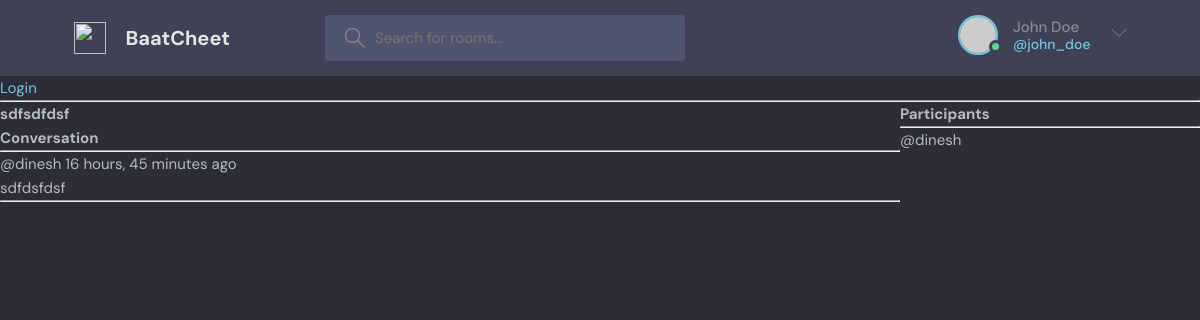
The app's page /room/18/ with its own data.
### base/models.py (models this page shows, shortened)
class Room(models.Model):
    host = models.ForeignKey(User, on_delete=models.SET_NULL, null=True)
    topic = models.ForeignKey(Topic, on_delete=models.SET_NULL, null=True)
    name = models.CharField(max_length=200)
    description = models.TextField(null=True, blank=True)
    participants = models.ManyToManyField(User, related_name='participants', blank = True)
    updated = models.DateTimeField(auto_now=True)
    created = models.DateTimeField(auto_now_add=True)
    class Meta:
        ordering = ['-updated', '-created']

class Message(models.Model):
    user = models.ForeignKey(User, on_delete=models.CASCADE)
    room = models.ForeignKey(Room, on_delete=models.CASCADE)
    body = models.TextField()
    updated = models.DateTimeField(auto_now=True)
    created = models.DateTimeField(auto_now_add=True)
    class Meta:
        ordering = ['-updated', '-created']

### base/views.py (the view, shortened to what this page needs)
# urls.py: path('room/<str:id>/', views.room, name="room"),
def room(request, id):
    room = Room.objects.get(id=id)
    room_messages = room.message_set.all()
    participants = room.participants.all()
    room_data = {'room': room, 'room_messages': room_messages, 'participants':participants}
    return render(request, 'base/room.html', room_data)

### base/templates/base/room.html (shortened to what this page needs)
{% extends 'main.html' %}
{% block content %}
<div class="room-container">
   <div>
      <h1>
         {{room.name}}
      </h1>
      <div class ="comment-wrapper">
         <h3>Conversation</h3>
         <hr>
         {%for message in room_messages %}
            <div>
               <small>@{{message.user}} {{message.created | timesince }} ago </small>
               <p>{{message.body}}</p>
               <hr>
            </div>
         {% endfor %}
      </div>
   </div>
   <div>
      <h3>Participants</h3>
      <hr>
      {% for user in participants %}
         <div>
            <p>@{{user.username}}</p>
         </div>
      {% endfor %}
   </div>
</div>
{% endblock  %}

### static/styles/style.css (style rules this page uses)
:root { --color-main: #71c6dd; --color-main-light: #e1f6fb; --color-dark: #3f4156; --color-dark-medium: #51546e; --color-dark-light: #696d97; --color-light: #e5e5e5; --color-gray: #8b8b8b; --color-light-gray: #b2bdbd; --color-bg: #2d2d39; --color-success: #5dd693; --color-error: #fc4b0b; }
* { font-family: "DM Sans", -apple-system, BlinkMacSystemFont, "Segoe UI", Roboto, Oxygen, Ubuntu, Cantarell, "Open Sans", "Helvetica Neue", sans-serif; margin: 0; padding: 0; box-sizing: border-box; text-rendering: optimizeLegibility; font-size: inherit; }
html { font-size: 56.25%; }
@media only screen and (min-width: 1200px) { html { font-size: 62.5%; } }
body { line-height: 1.6; font-weight: 400; font-size: 1.5rem; color: var(--color-light-gray); background-color: var(--color-bg); min-height: 100vh; }

### base/templates/base/room.html (style rules this page uses)
.room-container { display: grid; grid-template-columns: 3fr 1fr }

### records on screen
Room: name "sdfsdfdsf"
Message: user "dinesh", created "16 hours, 45 minutes", body "sdfdsfdsf"

### other values on screen
{{ user.username }} "dinesh"
